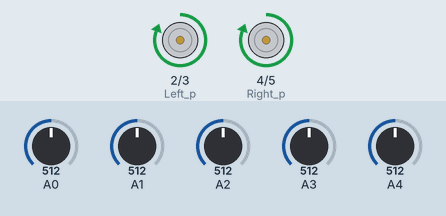
This sketch was run on a simulated Arduino Uno, built with avr-gcc and run on an emulated ATmega328P. On the bench: motor-driver pin pairs drawn as motors (green arrow = first pin HIGH = forward, orange = second pin HIGH = backward, longer = more drive). The test bench sets the inputs (shaded band); at power-on: A0 = 512, A4 = 512, A1 = 512, A2 = 512, A3 = 512.

Above: at 1.2 s.
1.3 s: A0 set to 692
2.8 s: A0 set to 718
At 3.8 s:
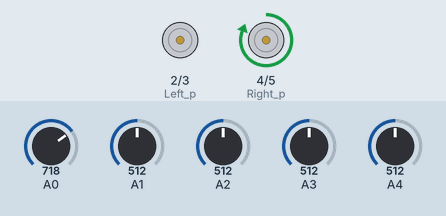
4.3 s: A0 set to 690
At 4.9 s:
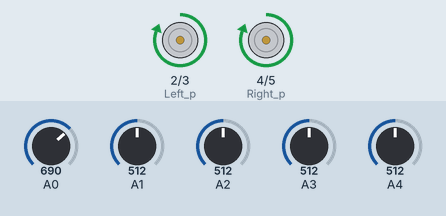
5.8 s: A4 set to 691
7.3 s: A4 set to 712
At 8.4 s:
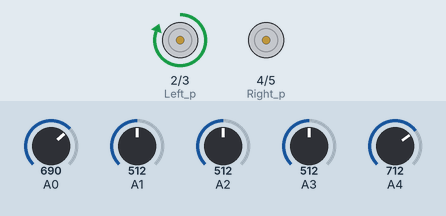
8.8 s: A4 set to 690
At 9.5 s:
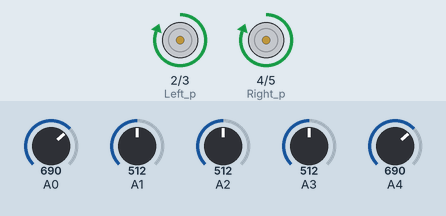
Timing chart, 0 to 11.3 s (numbered marks = the images above; inputs shaded):
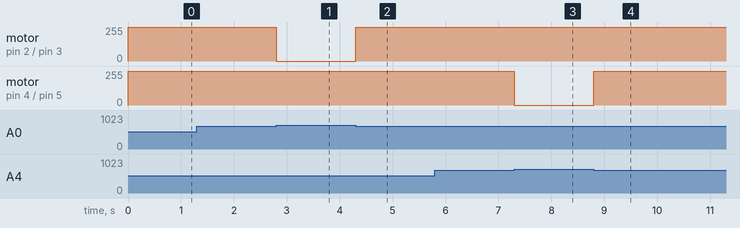

The sketch:

line_follower_code.ino
```cpp
int Left_p=2;
int Left_n=3;
int Right_p=4;
int Right_n=5;

void setup()
{
  pinMode(Left_p,OUTPUT);
  pinMode(Left_n,OUTPUT);
  pinMode(Right_p,OUTPUT);
  pinMode(Right_n,OUTPUT);

pinMode(A0, INPUT);
pinMode(A1, INPUT);
pinMode(A2, INPUT);
pinMode(A3, INPUT);
pinMode(A4, INPUT);

}


void loop()

{
  int ex_right=analogRead(A0);
  int right=analogRead(A1);
  int centre=analogRead(A2);
  int left=analogRead(A3);
  int ex_left=analogRead(A4);

  if(ex_left<700 && ex_right<700)
  {
     digitalWrite(Left_p,HIGH);
     digitalWrite(Left_n,LOW);
     digitalWrite(Right_p,HIGH);
     digitalWrite(Right_n,LOW);

  }
  if(ex_left>700 && ex_right<700)
  {
     digitalWrite(Left_p,HIGH);
     digitalWrite(Left_n,LOW);
     digitalWrite(Right_p,LOW);
     digitalWrite(Right_n,LOW);
  }

if(ex_left<700 && ex_right>700)
{
     digitalWrite(Left_p,LOW);
     digitalWrite(Left_n,LOW);
     digitalWrite(Right_p,HIGH);
     digitalWrite(Right_n,LOW);
}

}
```

Measured:
- the behaviour switches between 700 and 701 on A0 (found by bisection; images 0 and 1)
- the behaviour switches between 700 and 701 on A4 (found by bisection; images 2 and 3)
- after the input at 1.3 s, every drawn part: stays the same
- after the input at 2.8 s, motor on pin 2 (Left_p) / pin 3 (Left_n): forward 255/255 → stopped at once
- after the input at 4.3 s, motor on pin 2 (Left_p) / pin 3 (Left_n): stopped → forward 255/255 at once
- after the input at 5.8 s, every drawn part: stays the same
- after the input at 7.3 s, motor on pin 4 (Right_p) / pin 5 (Right_n): forward 255/255 → stopped at once
- after the input at 8.8 s, motor on pin 4 (Right_p) / pin 5 (Right_n): stopped → forward 255/255 at once
